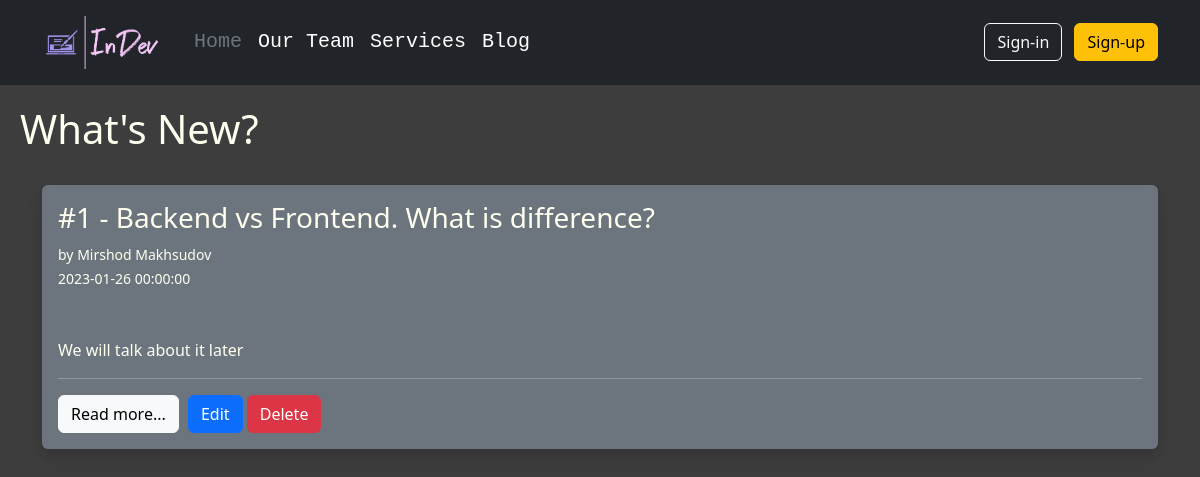
/blog, run on an earlier commit of the app's database.
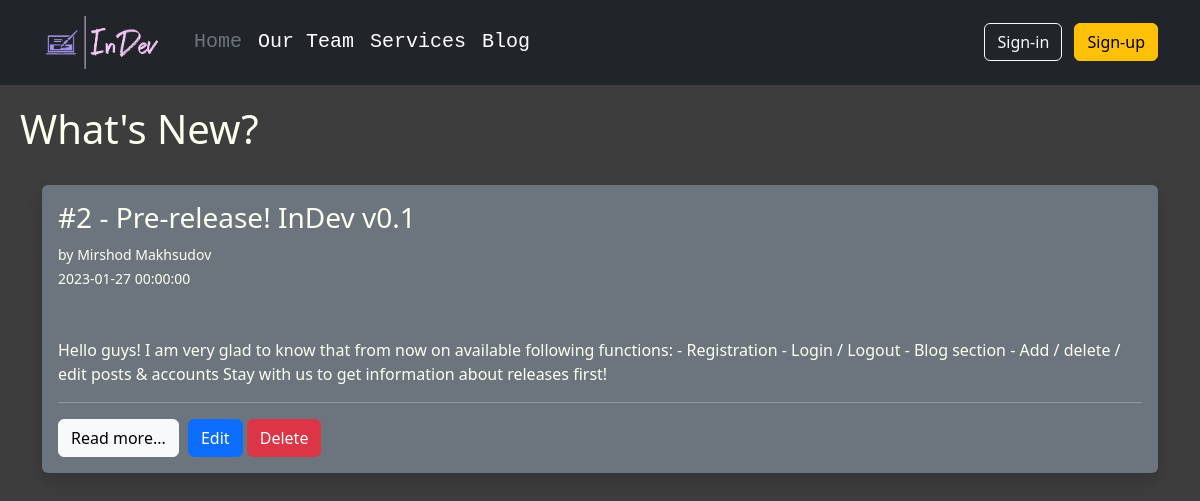
And on a later commit of the database.
### InDev/models.py (models this page shows, shortened)
class Post(db.Model):
    id = db.Column(db.Integer(), primary_key=True)
    title = db.Column(db.String(255), nullable=False)
    content = db.Column(db.Text(), nullable=False)
    date_added = db.Column(db.DateTime(), default=date.today())
    author_id = db.Column(db.Integer, db.ForeignKey('developer.id'))

class Developer(db.Model, UserMixin):
    id = db.Column(db.Integer(), primary_key=True)
    first_name = db.Column(db.String(length=30), nullable=False)
    last_name = db.Column(db.String(length=30))
    username = db.Column(db.String(), nullable=False, unique=True)
    email_address = db.Column(db.String(), unique=True)
    password_hash = db.Column(db.String(), nullable=False)
    budget = db.Column(db.Integer(), nullable=False, default=0)
    date_added = db.Column(db.DateTime(), default=date.today())
    posts = db.relationship('Post', backref='author')
    @property
    def password(self):
        return self.password

### InDev/routes.py (the view)
@app.route('/blog')
def blog_page():
    posts = Post.query.order_by(Post.date_added)
    return render_template('blog/blog.html', posts=posts)

### InDev/templates/blog/blog.html (shortened to what this page needs)
{% extends 'base.html' %}
{% block content %}
    <h1 style="margin-top: 20px; margin-left: 20px;">What's New?</h1>
    <br>
    <div class="container" style="display: flex;
    justify-content: center;
    flex-wrap: wrap;
    flex-direction: column-reverse;
    align-items: stretch;
    align-content: stretch;">
        {% for post in posts %}
            <div class="post shadow p-3 mb-5 bg-secondary rounded">
                <h3>#{{ post.id }} - {{ post.title }}</h3>
                <small>by {{ post.author.first_name }} {{ post.author.last_name }}</small><br>
                <small>{{ post.date_added }}</small><br>
                <br><br>
                <p>{{ post.content }}</p>
                <hr>
                <a href="{{ url_for('post_page', post_id=post.id) }}" class="btn btn-light" style="margin-right: 5px;">Read more...</a>
                <a href="{{ url_for('edit_post', post_id=post.id) }}" class="btn btn-primary">Edit</a>
                <a href="{{ url_for('delete_post', post_id=post.id) }}" class="btn btn-danger">Delete</a>
            </div>
        {% endfor %}
    </div>
{% endblock %}

### InDev/templates/base.html (shortened to what this page needs)
<!DOCTYPE html>
<html lang="en">
    <head>
        <link rel="stylesheet"
              href="https://cdn.jsdelivr.net/npm/bootstrap@5.3.0-alpha1/dist/css/bootstrap.min.css"
>
    </head>
    <body style="background-color: #3d3d3d; color: #fffff0;">
        <header class="p-3 text-bg-dark">
            <div class="container">
                <div class="d-flex flex-wrap align-items-center justify-content-center justify-content-lg-start">
                    <a href="/" class="d-flex align-items-center mb-2 mb-lg-0 text-white text-decoration-none" id="logo">
                       <img src="{{ url_for('static', filename='InDev logo.png') }}" alt="logo" style="width: 10vw; margin-right: 2vw">
                    </a>
                    <ul class="nav col-6 col-lg-auto me-lg-auto mb-2 justify-content-center mb-md-0">
                        <li><a href="/home" class="nav-link px-2 text-secondary">Home</a></li>
                        <li><a href="{{ url_for('team') }}" class="nav-link px-2 text-white">Our Team</a></li>
                        <li><a href="{{ url_for('coming_soon') }}" class="nav-link px-2 text-white">Services</a></li>
                        <li><a href="{{ url_for('blog_page') }}" class="nav-link px-2 text-white">Blog</a></li>
                    </ul>
                    {% if current_user.is_authenticated %}
                        <div class="text-end">
                            <i class="fa-solid fa-coins" style="color: lawngreen">  {{ current_user.prettier_budget }}  </i>
                            <span
                               class="btn btn-info" style="margin-left: 5px; margin-right: 5px;">Welcome, {{ current_user.username }}</span>
                            <a href="{{ url_for('logout_page') }}"
                               class="btn btn-outline-light me-2">Logout</a>
                        </div>
                    {% else %}
                        <div class="text-end">
                            <a href="{{ url_for('login_page') }}" class="btn btn-outline-light me-2">Sign-in</a>
                            <a href="{{ url_for('register_page') }}" class="btn btn-warning">Sign-up</a>
                        </div>
                    {% endif %}
                </div>
            </div>
        </header>
        {% block content %}{% endblock %}
    </body>
</html>

What changed in the data, as far as the page shows it:
removed Post: id "1", title "Backend vs Frontend. What is difference?", author.first_name "Mirshod", author.last_name "Makhsudov", date_added "2023-01-26 00:00:00", content "We will talk about it later"
added Post: id "2", title "Pre-release! InDev v0.1", author.first_name "Mirshod", author.last_name "Makhsudov", date_added "2023-01-27 00:00:00", content "Hello guys! I am very glad to know that from now on available following functions: - Registration - Login / Logout - Blog section - Add / delete / edit posts & accounts Stay with us to get information about releases first!"
